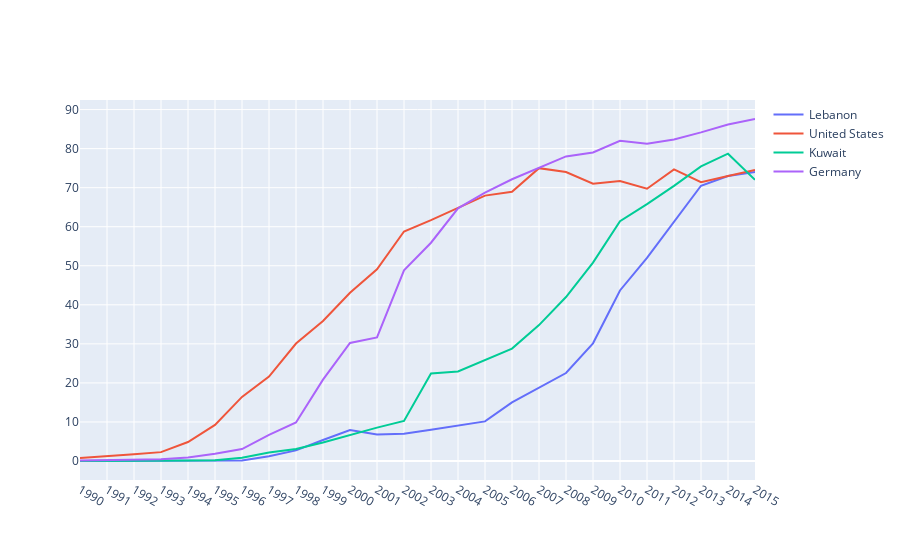

Notebook cell for this chart:
### Code cell
fig = go.Figure()

if len(cntr) == 5:
    for i in range(len(cntr)):
        add_trace_f(num = i)
    fig.show()

if len(cntr) == 4:
    for i in range(len(cntr)):
        add_trace_f(num = i)
    fig.show()

if len(cntr) == 3:
    for i in range(len(cntr)):
        add_trace_f(num = i)
    fig.show()

if len(cntr) == 2:
    for i in range(len(cntr)):
        add_trace_f(num = i)
    fig.show()

if len(cntr) == 1:
    for i in range(len(cntr)):
        add_trace_f(num = i)
    fig.show()

### Figure 1 — Plotly figure (JSON) as saved in the notebook; plotly's stock layout.template omitted (floating-point values rounded to 4 significant figures)
{"data": [{"mode": "lines", "name": "Lebanon", "type": "scatter", "x": ["1990", "1991", "1992", "1993", "1994", "1995", "1996", "1997", "1998", "1999", "2000", "2001", "2002", "2003", "2004", "2005", "2006", "2007", "2008", "2009", "2010", "2011", "2012", "2013", "2014", "2015"], "y": [0, 0, 0, 0, 0, 0.07162, 0.1402, 1.241, 2.722, 5.377, 7.953, 6.783, 7, 8, 9, 10.14, 15, 18.74, 22.53, 30.14, 43.68, 52, 61.25, 70.5, 73, 74]}, {"mode": "lines", "name": "United States", "type": "scatter", "x": ["1990", "1991", "1992", "1993", "1994", "1995", "1996", "1997", "1998", "1999", "2000", "2001", "2002", "2003", "2004", "2005", "2006", "2007", "2008", "2009", "2010", "2011", "2012", "2013", "2014", "2015"], "y": [0.7847, 1.163, 1.724, 2.272, 4.863, 9.237, 16.42, 21.62, 30.09, 35.85, 43.08, 49.08, 58.79, 61.7, 64.76, 67.97, 68.93, 75, 74, 71, 71.69, 69.73, 74.7, 71.4, 73, 74.55]}, {"mode": "lines", "name": "Kuwait", "type": "scatter", "x": ["1990", "1991", "1992", "1993", "1994", "1995", "1996", "1997", "1998", "1999", "2000", "2001", "2002", "2003", "2004", "2005", "2006", "2007", "2008", "2009", "2010", "2011", "2012", "2013", "2014", "2015"], "y": [0, 0, 0, 0.09108, 0.1472, 0.2029, 0.8557, 2.175, 3.052, 4.756, 6.731, 8.552, 10.25, 22.4, 22.93, 25.93, 28.79, 34.8, 42, 50.8, 61.4, 65.77, 70.45, 75.46, 78.7, 72]}, {"mode": "lines", "name": "Germany", "type": "scatter", "x": ["1990", "1991", "1992", "1993", "1994", "1995", "1996", "1997", "1998", "1999", "2000", "2001", "2002", "2003", "2004", "2005", "2006", "2007", "2008", "2009", "2010", "2011", "2012", "2013", "2014", "2015"], "y": [0.1259, 0.2503, 0.4353, 0.4636, 0.9225, 1.838, 3.055, 6.711, 9.878, 20.85, 30.22, 31.65, 48.82, 55.9, 64.73, 68.71, 72.16, 75.16, 78, 79, 82, 81.27, 82.35, 84.17, 86.19, 87.59]}], "layout": {"autosize": true, "xaxis": {"autorange": true, "range": [0, 25], "type": "category"}, "yaxis": {"autorange": true, "range": [-4.866, 92.46], "type": "linear"}}}
